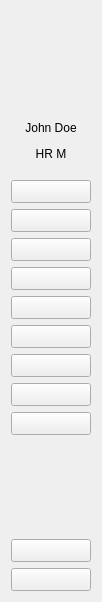
      <widget class="QWidget" name="scrollAreaWidgetContents_2">
       <property name="geometry">
        <rect>
         <x>0</x>
         <y>0</y>
         <width>98</width>
         <height>602</height>
        </rect>
       </property>
       <layout class="QVBoxLayout" name="verticalLayout">
        <item>
         <widget class="QWidget" name="widget" native="true">
          <property name="minimumSize">
           <size>
            <width>80</width>
            <height>99</height>
           </size>
          </property>
          <property name="maximumSize">
           <size>
            <width>80</width>
            <height>99</height>
           </size>
          </property>
          <layout class="QGridLayout" name="gridLayout_2">
           <item row="0" column="0">
            <widget class="QLabel" name="lbl_short_menu_header_icon">
             <property name="minimumSize">
              <size>
               <width>60</width>
               <height>60</height>
              </size>
             </property>
             <property name="maximumSize">
              <size>
               <width>60</width>
               <height>60</height>
              </size>
             </property>
             <property name="text">
              <string/>
             </property>
             <property name="pixmap">
              <pixmap resource="../icons_source.qrc">:/newSource/icons/login_header.png</pixmap>
             </property>
             <property name="scaledContents">
              <bool>true</bool>
             </property>
            </widget>
           </item>
          </layout>
         </widget>
        </item>
        <item>
         <widget class="QLabel" name="lbl_short_menu_name">
          <property name="minimumSize">
           <size>
            <width>80</width>
            <height>24</height>
           </size>
          </property>
          <property name="maximumSize">
           <size>
            <width>80</width>
            <height>24</height>
           </size>
          </property>
          <property name="text">
           <string>John Doe</string>
          </property>
          <property name="alignment">
           <set>Qt::AlignCenter</set>
          </property>
          <property name="wordWrap">
           <bool>true</bool>
          </property>
         </widget>
        </item>
        <item>
         <widget class="QLabel" name="lbl_short_menu_position">
          <property name="minimumSize">
           <size>
            <width>80</width>
            <height>15</height>
           </size>
          </property>
          <property name="maximumSize">
           <size>
            <width>80</width>
            <height>15</height>
           </size>
          </property>
          <property name="text">
           <string>HR M</string>
          </property>
          <property name="alignment">
           <set>Qt::AlignCenter</set>
          </property>
          <property name="wordWrap">
           <bool>true</bool>
          </property>
         </widget>
        </item>
        <item>
         <spacer name="verticalSpacer_3">
          <property name="orientation">
           <enum>Qt::Vertical</enum>
          </property>
          <property name="sizeType">
           <enum>QSizePolicy::Fixed</enum>
          </property>
          <property name="sizeHint" stdset="0">
           <size>
            <width>20</width>
            <height>13</height>
           </size>
          </property>
         </spacer>
        </item>
        <item>
         <widget class="QPushButton" name="btn_short_menu_general">
          <property name="minimumSize">
           <size>
            <width>80</width>
            <height>23</height>
           </size>
          </property>
          <property name="maximumSize">
           <size>
            <width>80</width>
            <height>23</height>
           </size>
          </property>
          <property name="text">
           <string/>
          </property>
          <property name="icon">
           <iconset resource="../icons_source.qrc">
            <normaloff>:/newSource/icons/general.png</normaloff>:/newSource/icons/general.png</iconset>
          </property>
          <property name="iconSize">
           <size>
            <width>23</width>
            <height>23</height>
           </size>
          </property>
         </widget>
        </item>
        <item>
         <widget class="QPushButton" name="btn_short_menu_employment">
          <property name="minimumSize">
           <size>
            <width>80</width>
            <height>23</height>
           </size>
          </property>
          <property name="maximumSize">
           <size>
            <width>80</width>
            <height>23</height>
           </size>
          </property>
          <property name="text">
           <string/>
          </property>
          <property name="icon">
           <iconset resource="../icons_source.qrc">
            <normaloff>:/newSource/icons/employment.png</normaloff>:/newSource/icons/employment.png</iconset>
          </property>
          <property name="iconSize">
           <size>
            <width>20</width>
            <height>20</height>
           </size>
          </property>
         </widget>
        </item>
        <item>
         <widget class="QPushButton" name="btn_short_menu_transactions">
          <property name="minimumSize">
           <size>
            <width>80</width>
            <height>23</height>
           </size>
          </property>
          <property name="maximumSize">
           <size>
            <width>80</width>
            <height>23</height>
           </size>
          </property>
          <property name="text">
           <string/>
          </property>
          <property name="icon">
           <iconset resource="../icons_source.qrc">
            <normaloff>:/newSource/icons/transactions.png</normaloff>:/newSource/icons/transactions.png</iconset>
          </property>
          <property name="iconSize">
           <size>
            <width>23</width>
            <height>23</height>
           </size>
          </property>
         </widget>
        </item>
        <item>
         <widget class="QPushButton" name="btn_short_menu_plans">
          <property name="minimumSize">
           <size>
            <width>80</width>
            <height>23</height>
           </size>
          </property>
          <property name="maximumSize">
           <size>
            <width>80</width>
            <height>23</height>
           </size>
          </property>
          <property name="text">
           <string/>
          </property>
          <property name="icon">
           <iconset resource="../icons_source.qrc">
            <normaloff>:/newSource/icons/plan.png</normaloff>:/newSource/icons/plan.png</iconset>
          </property>
          <property name="iconSize">
           <size>
            <width>20</width>
            <height>20</height>
           </size>
          </property>
         </widget>
        </item>
        <item>
         <widget class="QPushButton" name="btn_short_menu_communication">
          <property name="minimumSize">
           <size>
            <width>80</width>
            <height>23</height>
           </size>
          </property>
          <property name="maximumSize">
           <size>
            <width>80</width>
            <height>23</height>
           </size>
          </property>
          <property name="text">
           <string/>
          </property>
          <property name="icon">
           <iconset resource="../icons_source.qrc">
            <normaloff>:/newSource/icons/messages_1.png</normaloff>:/newSource/icons/messages_1.png</iconset>
          </property>
          <property name="iconSize">
           <size>
            <width>23</width>
            <height>23</height>
           </size>
          </property>
         </widget>
        </item>
        <item>
         <widget class="QPushButton" name="btn_short_menu_leave_definitions">
          <property name="minimumSize">
           <size>
            <width>80</width>
            <height>23</height>
           </size>
          </property>
          <property name="maximumSize">
           <size>
            <width>80</width>
            <height>23</height>
           </size>
          </property>
          <property name="text">
           <string/>
          </property>
          <property name="icon">
           <iconset resource="../icons_source.qrc">
            <normaloff>:/newSource/icons/permission.png</normaloff>:/newSource/icons/permission.png</iconset>
          </property>
          <property name="iconSize">
           <size>
            <width>20</width>
            <height>20</height>
           </size>
          </property>
         </widget>
        </item>
        <item>
         <widget class="QPushButton" name="btn_short_menu_item_assignments">
          <property name="minimumSize">
           <size>
            <width>80</width>
            <height>23</height>
           </size>
          </property>
          <property name="maximumSize">
           <size>
            <width>80</width>
            <height>23</height>
           </size>
          </property>
          <property name="text">
           <string/>
          </property>
          <property name="icon">
           <iconset resource="../icons_source.qrc">
            <normaloff>:/newSource/icons/item.png</normaloff>:/newSource/icons/item.png</iconset>
          </property>
          <property name="iconSize">
           <size>
            <width>20</width>
            <height>20</height>
           </size>
          </property>
         </widget>
        </item>
        <item>
         <widget class="QPushButton" name="btn_short_menu_chatbot">
          <property name="minimumSize">
           <size>
            <width>80</width>
            <height>23</height>
           </size>
          </property>
          <property name="maximumSize">
           <size>
            <width>80</width>
            <height>23</height>
           </size>
          </property>
          <property name="text">
           <string/>
          </property>
          <property name="icon">
           <iconset>
            <normaloff>../icons/chatbot.png</normaloff>../icons/chatbot.png</iconset>
          </property>
          <property name="iconSize">
           <size>
            <width>20</width>
            <height>20</height>
           </size>
          </property>
         </widget>
        </item>
        <item>
         <widget class="QPushButton" name="btn_short_menu_home">
          <property name="minimumSize">
           <size>
            <width>80</width>
            <height>23</height>
           </size>
          </property>
          <property name="maximumSize">
           <size>
            <width>80</width>
            <height>23</height>
           </size>
          </property>
          <property name="text">
           <string/>
          </property>
          <property name="icon">
           <iconset>
            <normaloff>../icons/home.png</normaloff>../icons/home.png</iconset>
          </property>
          <property name="iconSize">
           <size>
            <width>20</width>
            <height>20</height>
           </size>
          </property>
         </widget>
        </item>
        <item>
         <spacer name="verticalSpacer_4">
          <property name="orientation">
           <enum>Qt::Vertical</enum>
          </property>
          <property name="sizeHint" stdset="0">
           <size>
            <width>20</width>
            <height>90</height>
           </size>
          </property>
         </spacer>
        </item>
        <item>
         <widget class="QPushButton" name="btn_short_menu_profile">
          <property name="minimumSize">
           <size>
            <width>80</width>
            <height>23</height>
           </size>
          </property>
          <property name="maximumSize">
           <size>
            <width>80</width>
            <height>23</height>
           </size>
          </property>
          <property name="text">
           <string/>
          </property>
          <property name="icon">
           <iconset resource="../icons_source.qrc">
            <normaloff>:/newSource/icons/profile_2.png</normaloff>:/newSource/icons/profile_2.png</iconset>
          </property>
          <property name="iconSize">
           <size>
            <width>20</width>
            <height>20</height>
           </size>
          </property>
         </widget>
        </item>
        <item>
         <widget class="QPushButton" name="btn_short_menu_sign_out">
          <property name="minimumSize">
           <size>
            <width>80</width>
            <height>23</height>
           </size>
          </property>
          <property name="maximumSize">
           <size>
            <width>80</width>
            <height>23</height>
           </size>
          </property>
          <property name="text">
           <string/>
          </property>
          <property name="icon">
           <iconset resource="../icons_source.qrc">
            <normaloff>:/newSource/icons/sign_out.png</normaloff>:/newSource/icons/sign_out.png</iconset>
          </property>
          <property name="iconSize">
           <size>
            <width>20</width>
            <height>20</height>
           </size>
          </property>
         </widget>
        </item>
       </layout>
      </widget>
